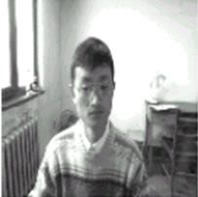
#> input picture imgs/c2/sub1.jpg, 198 x 197 px
$ jupyter execute '3.代数运算.ipynb'
#> lines starting #> are read from the running program, lines starting #| are printed output that depends on the picture
### 第二章 图像增强--空间域/utils.py
import numpy as np
import cv2
import matplotlib.pyplot as plt

def read(path):
    return cv2.cvtColor(cv2.imread(path), cv2.COLOR_BGR2RGB)

def readGray(path,loss = -1):
    img = cv2.imread(path, 0)

    if loss < 0:
        return img
    else:
        return img * loss
def toInt(bytstr):
    return int.from_bytes(bytstr,byteorder='little', signed=False)

# [9 lines left out: function readRaw, not called in this run]

figure_count = 1

# [8 lines left out: function compare, not called in this run]

### 第二章 图像增强--空间域/3.代数运算.ipynb
代数运算实际上就是矩阵的代数运算,加法运算没有数据集,暂时不在这里演示

1.减法运算

[cell 1]
import utils
import matplotlib.pyplot as plt

img1 = utils.read('../imgs/c2/sub1.jpg')
img2 = utils.read('../imgs/c2/sub2.jpg')
#> call 2 of read, with path = '../imgs/c2/sub2.jpg'
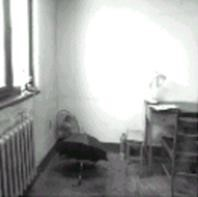
#> input picture imgs/c2/sub2.jpg, 198 x 197 px
plt.figure(1,figsize=(20,20))

plt.subplot(1,3,1)
plt.imshow(img1)

plt.subplot(1,3,2)
plt.imshow(img2)

plt.subplot(1,3,3)
plt.imshow(img1 - img2)
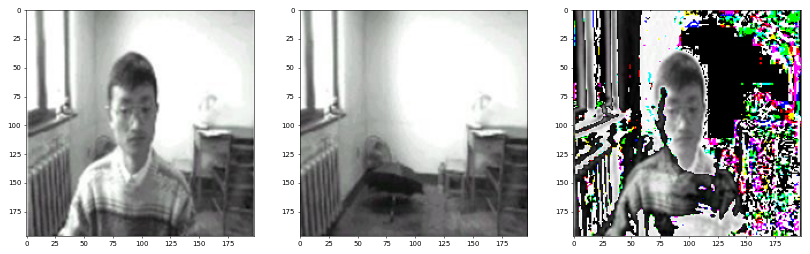
#> figure drawn by matplotlib, 3 panels

2.乘法运算，这里的乘法是M1ij * M2ij，相同位置的元素相乘

[cell 2]
import utils
import numpy as np
import matplotlib.pyplot as plt
plt.figure(1,figsize=(20,20))

img1 = utils.read('../imgs/c2/muti1.jpg')
#> call 3 of read, with path = '../imgs/c2/muti1.jpg'
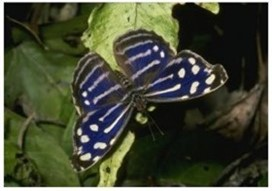
#> input picture imgs/c2/muti1.jpg, 272 x 191 px
img2 = utils.readGray('../imgs/c2/muti2.jpg')
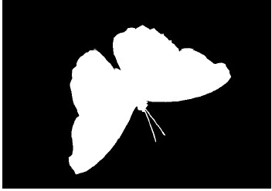
#> input picture imgs/c2/muti2.jpg, 272 x 191 px
#> in readGray, img is the input picture: shape (191, 272); min 0, max 255, mean 62.5
#归一化，不归一化会出现255*255的情况，会溢出
img2 = img2 / np.max(img2)

plt.subplot(1,3,1)
plt.imshow(img1)

plt.subplot(1,3,2)
plt.imshow(img2,cmap='gray')

#三个通道都要乘一遍
for i in range(3):
    img1[:,:,i] = img1[:,:,i] * img2
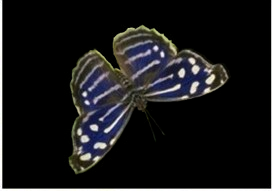
#> img1: shape (191, 272, 3); mean R, G, B 23.1, 22.9, 23.9

plt.subplot(1,3,3)
plt.imshow(img1)
